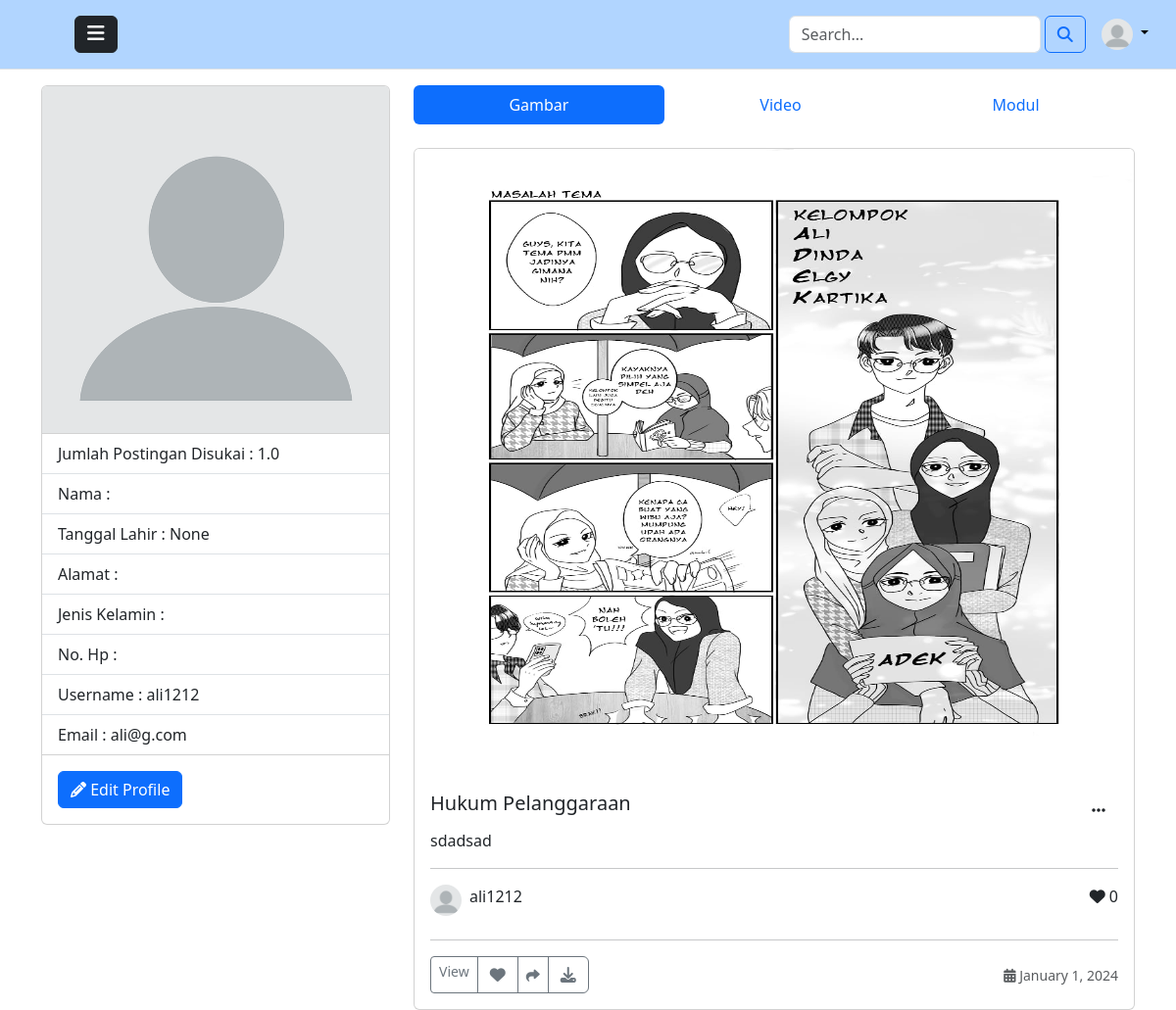
Before: /profile (signed in) with the older database file.
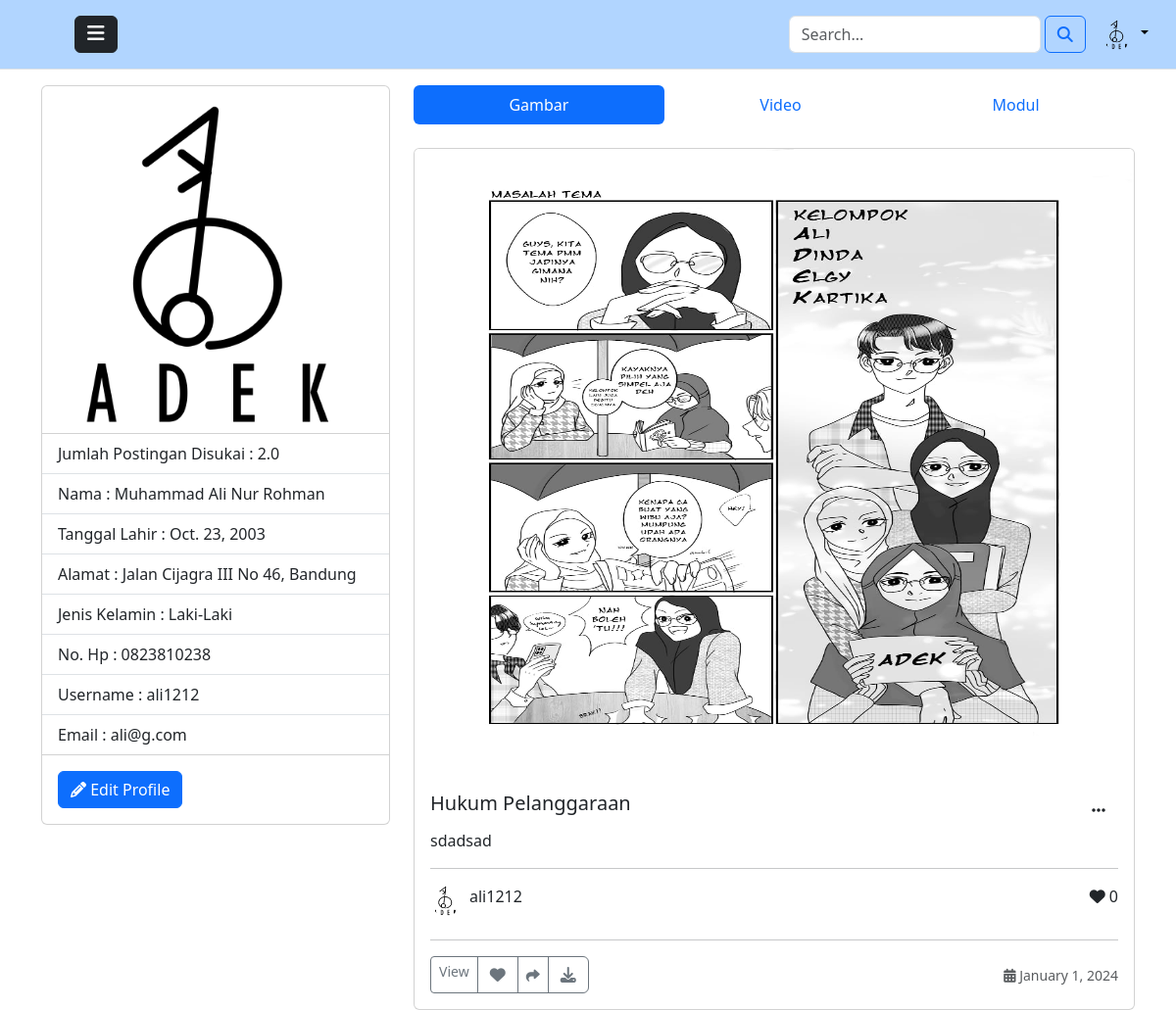
After: the same page with the newer database file.
### core/models.py (models this page shows, shortened)
class Profile(models.Model):
    user = models.ForeignKey(User, on_delete=models.CASCADE)
    id_user = models.IntegerField()
    profile_image = models.ImageField(upload_to='profile_images', default='blank-profile-picture.png')
    alamat = models.TextField(blank=True)
    tanggal_lahir = models.DateField(blank=True, null=True)
    nama_lengkap = models.CharField(max_length=100, blank=True)
    no_hp = models.CharField(max_length=20, blank=True)
    jenis_kelamin = models.CharField(max_length=20, blank=True)

class Post(models.Model):
    id_post = models.UUIDField(primary_key=True, default=uuid.uuid4, editable=False)
    kategori_id = models.ForeignKey('Kategori', on_delete=models.CASCADE)
    lisensi_id = models.ForeignKey('Lisensi', on_delete=models.CASCADE)
    user = models.ForeignKey(User, on_delete=models.CASCADE)
    judul = models.CharField(max_length=100)
    deskripsi = models.TextField(blank=True)
    thumbnail = models.ImageField(upload_to='post_thumbnail', null=True)
    created_at = models.DateTimeField(default=datetime.now)
    no_of_like = models.IntegerField(default=0)

### core/views.py (the view)
# urls.py: path('profile', views.profile, name='profile'),
@login_required(login_url='login')
def profile(request):
    if request.method == 'POST':
        user = request.user
        user_model = User.objects.get(username=user)
        profile = Profile.objects.get(user=user_model)
        if request.FILES.get('profile_image') == None:
            profile.profile_image = profile.profile_image
        elif request.FILES.get('profile_image') != None:
            profile.profile_image = request.FILES['profile_image']
        profile.alamat = request.POST['alamat']
        profile.tanggal_lahir = request.POST['tanggal_lahir']
        profile.nama_lengkap = request.POST['nama_lengkap']
        profile.no_hp = request.POST['no_hp']
        profile.jenis_kelamin = request.POST['jenis_kelamin']
        profile.save()
        return HttpResponseRedirect(request.META['HTTP_REFERER'])
    else:
        jumlah_likes = hitungJumlahLike()
        user = request.user
        user_model = User.objects.get(username=user)
        profile = Profile.objects.get(user=user_model)
        post = Post.objects.filter(user=user)
        video = PostVideo.objects.filter(user=user)
        images = PostImage.objects.filter(post__in=post)
        modul = PostModul.objects.filter(user=user)
        context = {
            'profile': profile,
            'post': post,
            'images': images,
            'video': video,
            'modul': modul,
            'jumlah_likes': jumlah_likes,
        }
        return render(request, 'profile.html', context)

### core/views.py (called while the page is built)
def hitungJumlahLike():
    post_likes = np.array(Post.objects.values_list('no_of_like', flat=True))
    modul_likes = np.array(PostModul.objects.values_list('no_of_like', flat=True))
    video_likes = np.array(PostVideo.objects.values_list('no_of_like', flat=True))
    all_likes = np.concatenate([post_likes, modul_likes, video_likes])
    sum_likes = np.sum(all_likes)
    return sum_likes

### templates/profile.html (shortened to what this page needs)
{% extends "layouts/base.html" %}
{% block content %}
{% include "layouts/navbar.html" %}
<div class="container">
    <div class="row">
        <div class="col-4">
            <div class="card">
                <img src="{{ profile.profile_image.url }}" class="card-img-top" alt="...">
                <ul class="list-group list-group-flush">
                  <li class="list-group-item">Jumlah Postingan Disukai : {{jumlah_likes}}</li>
                  <li class="list-group-item">Nama : {{profile.nama_lengkap}}</li>
                  <li class="list-group-item">Tanggal Lahir : {{profile.tanggal_lahir}}</li>
                  <li class="list-group-item">Alamat : {{profile.alamat}}</li>
                  <li class="list-group-item">Jenis Kelamin : {{profile.jenis_kelamin}}</li>
                  <li class="list-group-item">No. Hp : {{profile.no_hp}}</li>
                  <li class="list-group-item">Username : {{user.username}}</li>
                  <li class="list-group-item">Email : {{user.email}}</li>
                </ul>
                <div class="card-body">
                  <a href="/settings" type="button" class="btn btn-primary card-link"><i class="fa-solid fa-pencil"></i> Edit Profile</a>
                </div>
              </div>
        </div>
        <div class="col-8">
            <ul class="nav nav-pills nav-fill">
                <li class="nav-item ">
                  <a class="nav-link active" data-toggle="tab" aria-current="page" href="#gambar">Gambar</a>
                </li>
                <li class="nav-item">
                  <a class="nav-link" data-toggle="tab" href="#video">Video</a>
                </li>
                <li class="nav-item">
                  <a class="nav-link" data-toggle="tab" href="#modul">Modul</a>
                </li>
            </ul>
            <div class="tab-content row">
                <div id="gambar" class="tab-pane in active">
                    {% for postImage in post %}
                        <div class="col mt-4">
                            {% include "card_post/card_image.html" %}
                    {% endfor %}
                </div>
            </div>
        </div>
    </div>
</div>
{% endblock content %}

### templates/layouts/base.html (shortened to what this page needs)
{% load static %}
<!doctype html>
<html lang="en">
  <head>
    <link href="https://cdn.jsdelivr.net/npm/bootstrap@5.3.2/dist/css/bootstrap.min.css" rel="stylesheet">
    <link href="https://unpkg.com/filepond/dist/filepond.css" rel="stylesheet">
  </head>
  <body>
    {% block content %}
    {% endblock content%}
        <link rel="stylesheet" href="https://cdn.jsdelivr.net/npm/sweetalert2@11.0.18/dist/sweetalert2.min.css">
  </body>
</html>

### templates/layouts/navbar.html (shortened to what this page needs)
<header class="p-3 mb-3 border-bottom" style="background-color: #B1D5FF;">
  <div class="container-fluid">
    <div class="d-flex flex-wrap align-items-center justify-content-center justify-content-lg-start" >
      <a href="/" class="d-flex align-items-center mb-2 mb-lg-0 link-body-emphasis text-decoration-none">
        <svg class="bi me-2" width="40" height="32" role="img" aria-label="Bootstrap"><use xlink:href="#bootstrap"/></svg>
      </a>
      <ul class="nav col-12 col-lg-auto me-lg-auto mb-2 mb-md-0">
        <li><button class="btn btn-dark" type="button" data-bs-toggle="offcanvas" data-bs-target="#offcanvasWithBothOptions" aria-controls="offcanvasWithBothOptions"><i class="fa-solid fa-bars" style="font-size:20px;"></i></button></li>
      </ul>
      <form class="d-flex col-12 col-lg-auto mb-3 mb-lg-0 me-lg-3" action="/search_konten" method="post" role="search">
        <input type="search" name="search" class="form-control me-1" placeholder="Search..." aria-label="Search">
        <button class="btn btn-outline-primary" type="submit"><i class="fa-solid fa-magnifying-glass"></i>  </button>
      </form>
      <div class="dropdown text-end">
        <a href="#" class="d-block link-body-emphasis text-decoration-none dropdown-toggle" data-bs-toggle="dropdown" aria-expanded="false">
          <img src="{{profile.profile_image.url }}" alt="mdo" width="32" height="32" class="rounded-circle">
        </a>
      </div>
    </div>
  </div>
</header>

### templates/card_post/card_image.html (shortened to what this page needs)
<div class="card">
    <a href="{{postImage.thumbnail.url}}"><img src="{{postImage.thumbnail.url}}" class="card-img-top" style="height: 40rem;" alt="..."></a>
    <div class="card-body">
      <div class="d-flex justify-content-between">
        <div>
          <h5 class="card-title">{{ postImage.judul }} </h5>
        </div>
        <div>
          {% if user == postImage.user %}
          <div class="dropdown">
            <a class="btn" href="#" role="button" data-bs-toggle="dropdown" aria-expanded="false">
              <i class="fa-solid fa-ellipsis"></i>
            </a>
          </div>
          {% endif %}
        </div>
      </div>
      <p class="card-text">{{ postImage.deskripsi|slice:":50" }}{% if postImage.deskripsi|length > 50 %}...{% endif %}</p>
      <hr>
      <div class="mb-2 d-flex justify-content-between">
        <div class="d-flex">
          <img src="{{profile.profile_image.url }}" alt="mdo" width="32" height="32" class="rounded-circle me-2">
          <p class="me-1">{{postImage.user}}</p>
        </div>
        <p class="text-body-light"><i class="fa-solid fa-heart"></i>  {{postImage.no_of_like}} </p>
      </div>
      <hr>
      <div class="d-flex justify-content-between align-items-center">
        <div class="btn-group">
          <a type="button" class="btn btn-sm btn-outline-secondary" href="{% url 'detail' id=postImage.id_post %}">View</a>
          <a class="btn btn-outline-secondary" href="/like_post?post_id={{ postImage.id_post }}" role="button"><i class="fa-solid fa-heart"></i></a>
          <button type="button" class="btn btn-sm btn-outline-secondary" data-bs-toggle="modal" data-bs-target="#modal-share{{ postImage.id_post }}"><i class="fa-solid fa-share"></i></button>
          <a class="btn btn-outline-secondary" href="{% url 'download_images' post_id=postImage.id_post %}" role="button"><i class="fa-solid fa-download"></i></i></a>
        </div>
        <small class="text-body-secondary"><i class="fa-solid fa-calendar-days"></i>  {{ postImage.created_at|date:"F j, Y" }}</small>
      </div>
    </div>
  </div>
</div>

Changed rows visible on the page:
changed Profile: profile_image: picture added in place of a placeholder; nama_lengkap (not shown) → "Muhammad Ali Nur Rohman"; tanggal_lahir "None" → "Oct. 23, 2003"; alamat (not shown) → "Jalan Cijagra III No 46, Bandung"; jenis_kelamin (not shown) → "Laki-Laki"; no_hp (not shown) → "0823810238"
changed through a linked row, Post "Hukum Pelanggaraan": profile_image: picture added in place of a placeholder
Other visible differences:
{{ jumlah_likes }}: "1.0" → "2.0"
